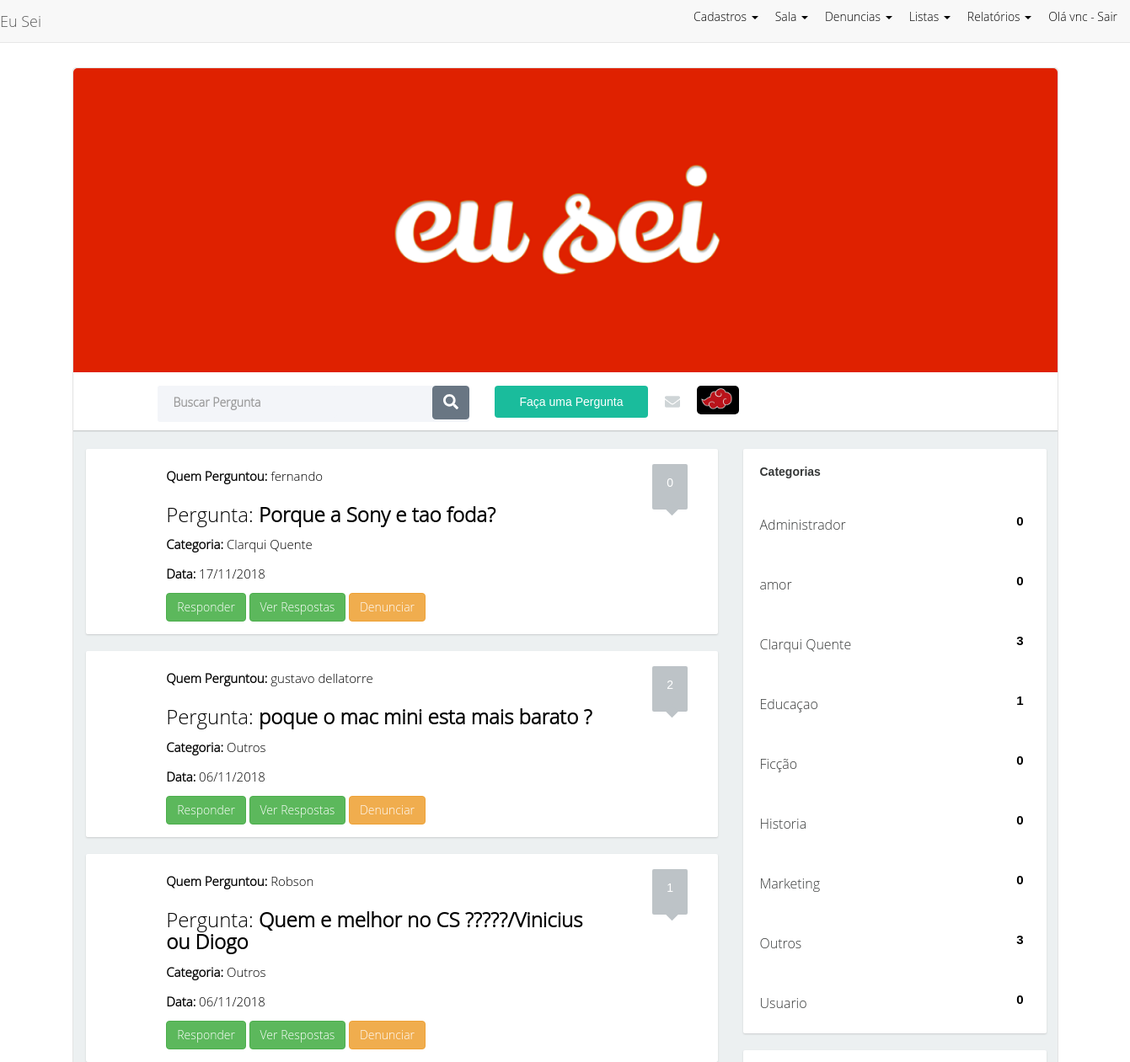
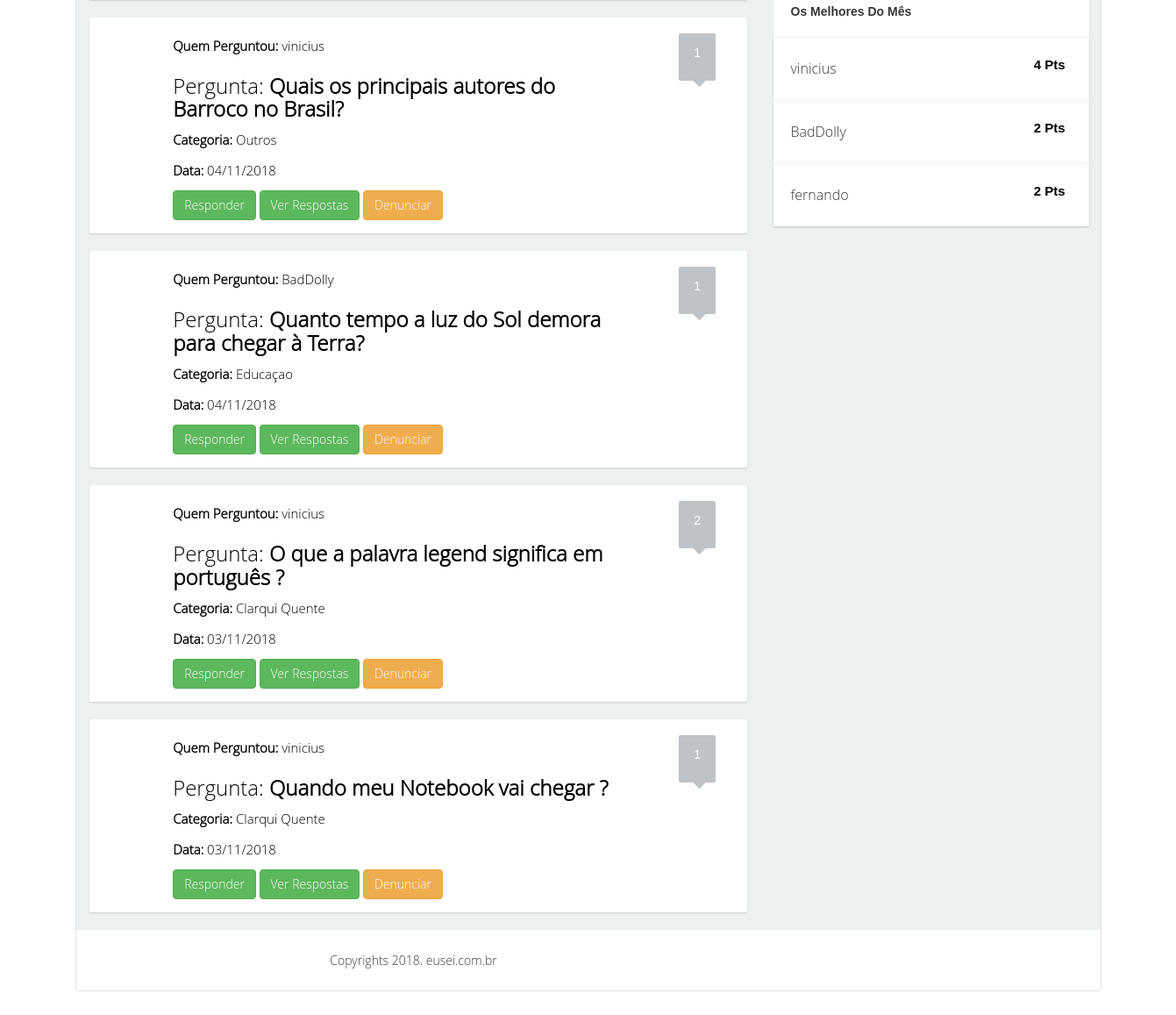
Page /admin/home.php (signed in) on the committed database (2 pictures, top to bottom).
### tables this page shows
CREATE TABLE IF NOT EXISTS `pergunta` (
  `idPergunta` int(11) NOT NULL AUTO_INCREMENT,
  `pergunta` text NOT NULL,
  `data` date NOT NULL,
  `idUsuario` int(11) NOT NULL,
  `idcategoria` int(11) NOT NULL,
  PRIMARY KEY (`idPergunta`),
  KEY `fk1_idx` (`idUsuario`),
  KEY `fk2_idx` (`idcategoria`)
);

CREATE TABLE IF NOT EXISTS `usuario` (
  `id` int(11) NOT NULL AUTO_INCREMENT,
  `nome` varchar(45) NOT NULL,
  `dataNasc` date NOT NULL,
  `email` varchar(100) NOT NULL,
  `imagem` varchar(200) DEFAULT NULL,
  `dataCad` date NOT NULL,
  `ativo` enum('Sim','Nao') NOT NULL,
  `tipo` enum('usu','adm','esp') NOT NULL,
  `idcategoria` int(11) DEFAULT NULL,
  `login` varchar(60) NOT NULL,
  `senha` varchar(60) NOT NULL,
  PRIMARY KEY (`id`),
  KEY `fk13_idx` (`idcategoria`)
);

CREATE TABLE IF NOT EXISTS `categoria` (
  `id` int(11) NOT NULL AUTO_INCREMENT,
  `categoria` varchar(50) NOT NULL,
  PRIMARY KEY (`id`)
);

### admin/home.php (the view, shortened to what this page needs)
<?php
include "menu.php";
include "../config/conecta.php";
?>
<div class="well container">
    <head>
        <link href="../css/admin.css" rel="stylesheet">
    </head>
    <body>
        <div class="banner">
            <img src="imagens/logo.png" />
        </div>
        <div class="headernav">
            <div class="container">
                <div class="row">
                    <div class="col-lg-1 col-xs-3 col-sm-2 col-md-2"></div>
                    <div class="col-lg-4 search hidden-xs hidden-sm col-md-3">
                        <div class="wrap">
                            <form name="formpesquisa" method="get" class="form-inline">
                                <div class="pull-left txt">
                                    <label id="palavra">
                                        <input type="text" class="form-control" name="palavra" placeholder="Buscar Pergunta">
                                    </div>
                                    <div class="pull-right">
                                        <button class="btn btn-success" type="submit">
                                            <i class="fas fa-search">
                                            </i>
                                        </button>
                                    </div>
                                </form>
                            </div>
                        </div>
                        <div class="col-lg-4 col-xs-12 col-sm-5 col-md-4 avt">
                            <div class="stnt pull-left">
                                <form action="pergunta.php" method="post" class="form">
                                    <button class="btn btn-danger">Faça uma Pergunta</button>
                                </form>
                            </div>
                            <div class="env pull-left"><i class="fa fa-envelope"></i></div>
                            <?php
                            $per = $_SESSION["admin"]["id"];
                            $sql = "select * from usuario where id = $per";
                            $consulta = $pdo->prepare($sql);
                            $consulta->execute();
                            while ( $dados = $consulta->fetch(PDO::FETCH_OBJ) ) {
                              $imagem = $dados->imagem;
                              $imagem = $imagem . "p.jpg";
                          }
                          ?>
                          <div class="avatar pull-left dropdown">
                            <a href="perfil.php">
                                <?php
                                echo" <img src='../fotos/$imagem' id='psy'>";
                                ?>
                            </a>
                        </div>
                        <div class="clearfix"></div>
                    </div>
                </div>
            </div>
        </div>
        <section class="content">
            <br>
            <div class="container">
                <div class="col-lg-8 col-md-8">
                    <main>
                        <?php
                        $sql = "select p.idPergunta, p.pergunta, p.data, u.nome, u.tipo, u.ativo, c.categoria from pergunta p join categoria c on c.id = p.idcategoria join usuario u on u.id = p.idUsuario and u.ativo = 'sim' order by data desc ";
                        $consulta = $pdo->prepare($sql);
                        $consulta->execute();
                        while ( $dados = $consulta->fetch(PDO::FETCH_OBJ) ) {
                            $id = $dados->idPergunta;
                            $pergunta = $dados->pergunta;
                            $categoria = $dados->categoria;
                            $nome = $dados->nome;
                            $data = $dados->data;
                            $data = date('d/m/Y', strtotime($data));
                            ?>
                            <div class="post">
                                <div class="wrap-ut pull-left">
                                    <div class="userinfo pull-left">
                                    </div>
                                    <div class="posttext pull-left" id="menu">
                                       <p><strong>Quem Perguntou:</strong> <?=$nome;?></p>
                                       <h3>Pergunta: <strong><?=$pergunta;?></strong></h3>
                                       <p><strong>Categoria:</strong> <?=$categoria;?></p>
                                       <p><strong>Data:</strong> <?=$data;?> </p>
                                       <a href="resposta.php?id=<?=$id;?>" class="btn btn-success">
                                        Responder
                                    </a>
                                    <a href="respostas.php?id=<?=$id;?>" class="btn btn-success">
                                        Ver Respostas
                                    </a>
                                    <a href="denPergunta.php?id=<?=$id;?>" class="btn btn-warning">
                                        Denunciar
                                    </a>
                                </div>
                                <div class="clearfix"></div>
                            </div>
                            <div class="postinfo pull-left">
                                <div class="comments">
                                    <div class="commentbg">
                                        <?php
                                        $sql = "select * from resposta where idPergunta = $id";
                                        $cont = $pdo->prepare($sql);
                                        $cont->execute();
                                        $conta = $cont->rowCount();
                                        echo "<p> $conta </p>";
                                        ?>
                                        <div class="mark"></div>
                                    </div>
                                </div>
                            </div>
                            <div class="clearfix"></div>
                            </div><?php } ?>
                        </main>
                    </div>
                    <div class="col-lg-4 col-md-4">
                        <div class="sidebarblock">
                            <h3><strong>Categorias</strong></h3>
                            <?php
                            $sql = "select * from categoria order by categoria";
                            $consulta = $pdo->prepare($sql);
                            $consulta->execute();
                            while ( $dados = $consulta->fetch(PDO::FETCH_OBJ) ) {
                               $id = $dados->id;
                               $categoria = $dados->categoria;
                               ?>
                               <div class="blocktxt">
                                <ul class="cats">
                                    <li><a href="home2.php?idcategoria=<?=$id;?>"><?=$categoria;?>
                                    <span class="badge pull-right" id="nse">
                                        <div class="postinfo pull-left">
                                            <div class="comments">
                                                <div class="commentbg">
                                                    <?php
                                                    $sql = "select * from pergunta where idcategoria = $id  ";
                                                    $cont = $pdo->prepare($sql);
                                                    $cont->execute();
                                                    $conta = $cont->rowCount();
                                                    echo "<p> $conta </p>";
                                                    ?>
                                                </div>
                                            </div>
                                        </div>
                                        <div class="clearfix"></div>
                                    </span></a></li>
                                </ul>
                            </div>
                        <?php } ?>
                    </div>
                    <div class="sidebarblock">
                        <h3><strong>Os Melhores Do Mês</strong></h3>
                        <div class="sidebarblock">
                            <?php
                            $sql = "select u.*, r.idUsuario, count(r.resposta) from usuario u join resposta r on (r.idUsuario = u.id) where r.idUsuario = u.id group by u.nome order by r.idUsuario";
                            $consulta = $pdo->prepare($sql);
                            $consulta->execute();
                            while ( $dados = $consulta->fetch(PDO::FETCH_OBJ) ) {
                               $id = $dados->id;
                               $nome = $dados->nome;
                               ?>
                               <div class="divline"></div>
                               <div class="blocktxt">
                                <ul class="cats">
                                    <li><a href="perfil2.php?id=<?=$id;?>"><?=$nome;?> <span class="badge pull-right" id="nse">
                                       <div class="postinfo pull-left">
                                        <div class="comments">
                                            <div class="commentbg">
                                                <?php
                                                $sql = "select * from resposta where idUsuario = $id";
                                                $cont = $pdo->prepare($sql);
                                                $cont->execute();
                                                $conta = $cont->rowCount();
                                                echo "<p> $conta Pts </p>";
                                                ?>
                                            </div>
                                        </div>
                                    </div>
                                    <div class="clearfix"></div>
                                </span></a></li>
                            </ul>
                        </div>
                    <?php } ?>
                </div>
            </div>
        </div>
    </div>
</section>
<footer>
    <div class="container">
        <div class="row">
            <div class="col-lg-8 col-xs-9 col-sm-5" style="text-align: center;">Copyrights 2018. eusei.com.br</div>
        </div>
    </div>
</footer>
</div>
</body>
</html>

### css/admin.css (style rules this page uses)
body { padding: 80px; background: url(../admin/imagens/fundo2.jpg) !important; background-repeat: no-repeat; border-radius: 5px; }
.well { padding: 80px; background: #fff !important; }
a { color: #666; }
h3 { color: #000; }
#psy { width: 50px; border-radius: 5px 5px 5px 5px; }
.banner img { width: 100%; border-radius: 5px 5px 0px 0px; }
#menu p { font-size: 15px; color: #000; }
#nse { background: #fff; color: #000; font-size: 15px; }
body { font-family: 'Open Sans Light', sans-serif; font-size: 14px; color: #989c9e; }
a { color: #363838; }
footer { height: 69px; line-height: 69px; color: #363838; }
.headernav { height: 70px; border-bottom: 1px solid #c9cccd; }
.content { background-color: #ecf0f1; border-top: solid 1px #e0e4e5; }
.headernav .search { color: #363838; font-size: 14px; font-family: 'Open Sans Light', sans-serif; margin-top: 16px; height: 38px }
.headernav .search .wrap { background-color: #f3f5f9; border-radius: 3px; }
.headernav .search .txt { width: 85%; }
.headernav .search input { border: none; box-shadow: none; background-color: #f3f5f9; color: #363838; font-size: 14px; padding: 8px 19px; height: 38px; }
.headernav .search button { border: solid 1px #697683; box-shadow: none; background-color: #697683; color: #ffffff; font-size: 18px; }
.avt { margin-top: 16px; height: 38px; }
.avt button { height: 38px; border: none; box-shadow: none; color: #ffffff; font-size: 14px; font-family: 'Open Sans Bold', sans-serif; padding-left: 30px; padding-right: 30px; background-color: #1abc9c; }
.env { font-size: 18px; color:#cfd5d7; line-height: 38px; padding: 0 20px; }
.avatar { position: relative; }
.avatar img { border-radius: 50%; }
.sidebarblock { background-color: #ffffff; border-radius: 2px; box-shadow: 0 1px 2px #c9cccd; margin-bottom: 20px; }
.sidebarblock h3 { color: #363838; font-size: 14px; font-family: 'Open Sans Bold', sans-serif; margin: 0; padding: 20px; }
.sidebarblock .divline { height: 1px; line-height: 1px; border-bottom: solid 1px #f1f1f1; }
.sidebarblock .blocktxt { padding:20px; }
ul.cats li { list-style: none; display: block; margin:0; padding:0; line-height: 30px; }
ul.cats { margin: 0; padding: 0; }
ul.cats li a { font-size: 16px; color: #363838; font-family: 'Open Sans Light', sans-serif; line-height: 30px; }
ul.cats .badge { background-color: #A9A9A9; color: #ffffff; font-family: 'Open Sans Bold', sans-serif; text-align: center; }
.sidebarblock .blocktxt { font-size: 14px; color: #363838; font-family: 'Open Sans Light', sans-serif; }
.post { background-color: #ffffff; border-radius: 2px; box-shadow: 0 1px 2px #c9cccd; margin-bottom: 20px; }
.post .wrap-ut { width: 85%; }
.post .userinfo { width: 15%; padding: 20px 0 15px 15px; }
.post .posttext { width: 85%; padding-right: 30px; padding-top: 20px; padding-bottom: 15px; color: #989c9e; font-size: 14px; font-family: 'Open Sans Light', sans-serif; line-height: 25px; }
.post .postinfo { width: 15%; }
.post .comments { padding: 18px 0 25px 0; text-align: center; }
.post .comments .commentbg { background-color: #bdc3c7; border-radius: 2px; display: inline-block; padding: 12px 17px; color: #ffffff; font-size: 14px; font-family: 'Open Sans Bold', sans-serif; position: relative; }
.post .comments .commentbg .mark { width: 11px; height: 11px; background-color: #bdc3c7; position: absolute; bottom: 0; left: 43%; margin-bottom: -5px; transform:rotate(45deg); -ms-transform:rotate(45deg); -webkit-transform:rotate(45deg); }
@media (min-width: 1201px) { .container { padding: 0; } }

### rows in the picture
pergunta: idUsuario.nome "fernando", pergunta "Porque a Sony e tao foda?", idcategoria.categoria "Clarqui Quente", data "17/11/2018", conta "0"
pergunta: idUsuario.nome "gustavo dellatorre", pergunta "poque o mac mini esta mais barato ?", idcategoria.categoria "Outros", data "06/11/2018", conta "2"
pergunta: idUsuario.nome "Robson", pergunta "Quem e melhor no CS ?????/Vinicius ou Diogo", idcategoria.categoria "Outros", data "06/11/2018", conta "1"
pergunta: idUsuario.nome "vinicius", pergunta "Quais os principais autores do Barroco no Brasil?", idcategoria.categoria "Outros", data "04/11/2018", conta "1"
pergunta: idUsuario.nome "BadDolly", pergunta "Quanto tempo a luz do Sol demora para chegar à Terra?", idcategoria.categoria "Educaçao", data "04/11/2018", conta "1"
pergunta: idUsuario.nome "vinicius", pergunta "O que a palavra legend significa em português ?", idcategoria.categoria "Clarqui Quente", data "03/11/2018", conta "2"
pergunta: idUsuario.nome "vinicius", pergunta "Quando meu Notebook vai chegar ?", idcategoria.categoria "Clarqui Quente", data "03/11/2018", conta "1"
categoria: categoria "Administrador", conta "0"
categoria: categoria "amor", conta "0"
categoria: categoria "Clarqui Quente", conta "3"
categoria: categoria "Educaçao", conta "1"
categoria: categoria "Ficção", conta "0"
categoria: categoria "Historia", conta "0"
categoria: categoria "Marketing", conta "0"
categoria: categoria "Outros", conta "3"
categoria: categoria "Usuario", conta "0"
usuario: nome "vinicius", conta "4"
usuario: nome "BadDolly", conta "2"
usuario: nome "fernando", conta "2"

### other values in the picture
$_SESSION["admin"]["login"] "vnc"
